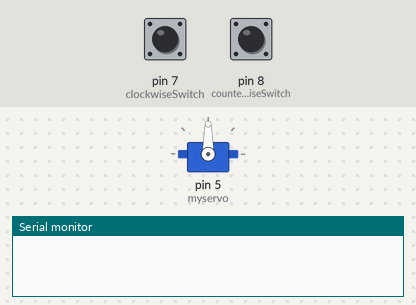
Bench run of a sketch on a simulated Arduino Uno, built with avr-gcc and run on an emulated ATmega328P. On the bench: servo, the last lines printed to the serial monitor. The inputs (shaded band) are chosen by the test bench; at power-on: pin 7 (clockwiseSwitch) HIGH, pin 8 (counterClockwiseSwitch) HIGH.

Above: at 1.2 s.
1.3 s: pin 7 (clockwiseSwitch) pulled LOW for 0.15 s
At 2.1 s:
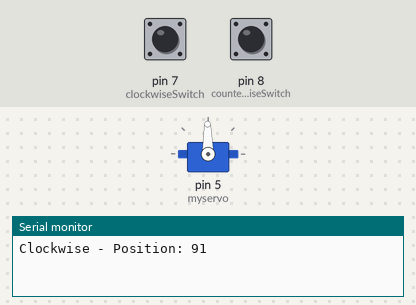
2.9 s: pin 8 (counterClockwiseSwitch) pulled LOW for 0.15 s
At 3.3 s:
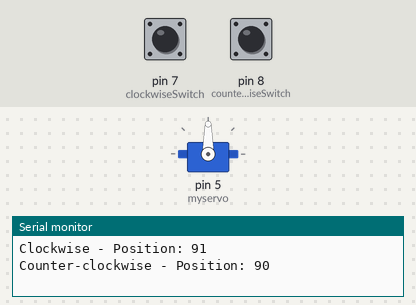
4.5 s: pin 8 (counterClockwiseSwitch) pulled LOW for 1 s
At 5.7 s:
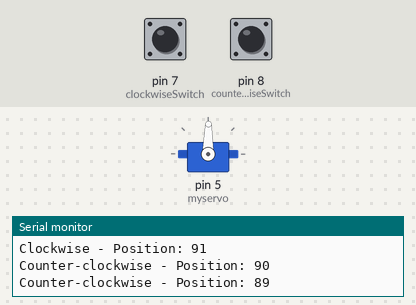
Timing chart, 0 to 7.5 s (numbered marks = the images above; inputs shaded):
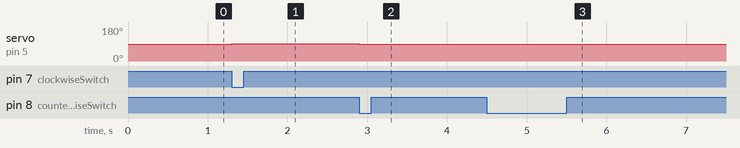

Measured:
- after the input at 1.3 s, servo on pin 5 (myservo): 90° → 91° at once
- after the input at 2.9 s, servo on pin 5 (myservo): 91° → 90° at once
- after the input at 4.5 s, servo on pin 5 (myservo): 90° → 89° at once

The sketch:

Q1.ino
```cpp
#include <Servo.h>

Servo myservo;
int servoPos = 90;
const int clockwiseSwitch = 7;
const int counterClockwiseSwitch = 8;
int lastClockwiseState = HIGH;
int lastCounterClockwiseState = HIGH;

void setup() {
  myservo.attach(5);
  myservo.write(servoPos);
  pinMode(clockwiseSwitch, INPUT_PULLUP);
  pinMode(counterClockwiseSwitch, INPUT_PULLUP);
  Serial.begin(9600);
}

void loop() {
  int clockwiseState = digitalRead(clockwiseSwitch);
  int counterClockwiseState = digitalRead(counterClockwiseSwitch);


  if (clockwiseState == LOW && lastClockwiseState == HIGH) {
    if (servoPos < 180) {
      servoPos++;
      myservo.write(servoPos);
      Serial.print("Clockwise - Position: ");
      Serial.println(servoPos);
    }
  }


  if (counterClockwiseState == LOW && lastCounterClockwiseState == HIGH) {
    if (servoPos > 0) {
      servoPos--;
      myservo.write(servoPos);
      Serial.print("Counter-clockwise - Position: ");
      Serial.println(servoPos);
    }
  }

  lastClockwiseState = clockwiseState;
  lastCounterClockwiseState = counterClockwiseState;

  delay(50);
}
```
